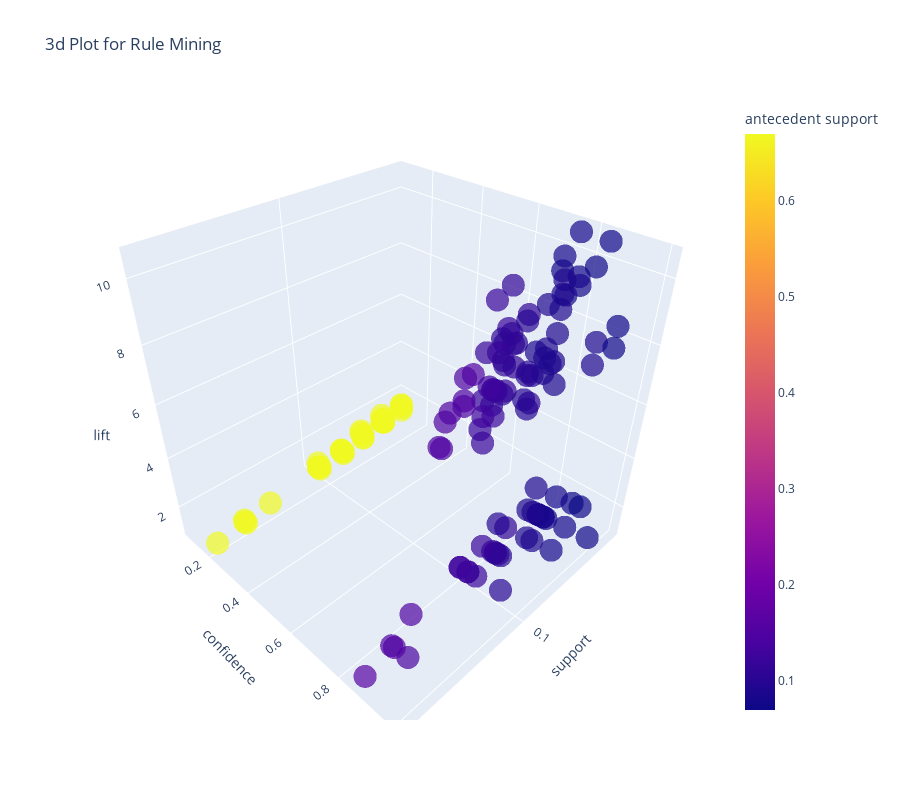

Write notebook code for a chart like this one.
### Code cell
plot_model(model1, plot='3d')

### Figure 1 — Plotly figure (JSON) as saved in the notebook; plotly's stock layout.template omitted (floating-point values rounded to 4 significant figures; data arrays with more than 128 entries replaced by an {"elided": "..."} marker saying what was removed)
{"data": [{"customdata": {"elided": "142x2 str values"}, "hoverlabel": {"namelength": 0}, "hovertemplate": "support=%{x}<br>confidence=%{y}<br>lift=%{z}<br>antecedents=%{customdata[0]}<br>consequents=%{customdata[1]}<br>antecedent support=%{marker.color}", "legendgroup": "", "marker": {"color": {"elided": "142 float values"}, "coloraxis": "coloraxis", "opacity": 0.7, "symbol": "circle"}, "mode": "markers", "name": "", "scene": "scene", "showlegend": false, "type": "scatter3d", "x": {"elided": "142 float values"}, "y": {"elided": "142 float values"}, "z": {"elided": "142 float values"}}], "layout": {"coloraxis": {"colorbar": {"title": {"text": "antecedent support"}}, "colorscale": [[0, "#0d0887"], [0.1111, "#46039f"], [0.2222, "#7201a8"], [0.3333, "#9c179e"], [0.4444, "#bd3786"], [0.5556, "#d8576b"], [0.6667, "#ed7953"], [0.7778, "#fb9f3a"], [0.8889, "#fdca26"], [1, "#f0f921"]]}, "height": 800, "legend": {"tracegroupgap": 0}, "scene": {"domain": {"x": [0, 1], "y": [0, 1]}, "xaxis": {"title": {"text": "support"}}, "yaxis": {"title": {"text": "confidence"}}, "zaxis": {"title": {"text": "lift"}}}, "title": {"text": "3d Plot for Rule Mining"}, "width": 900}}
